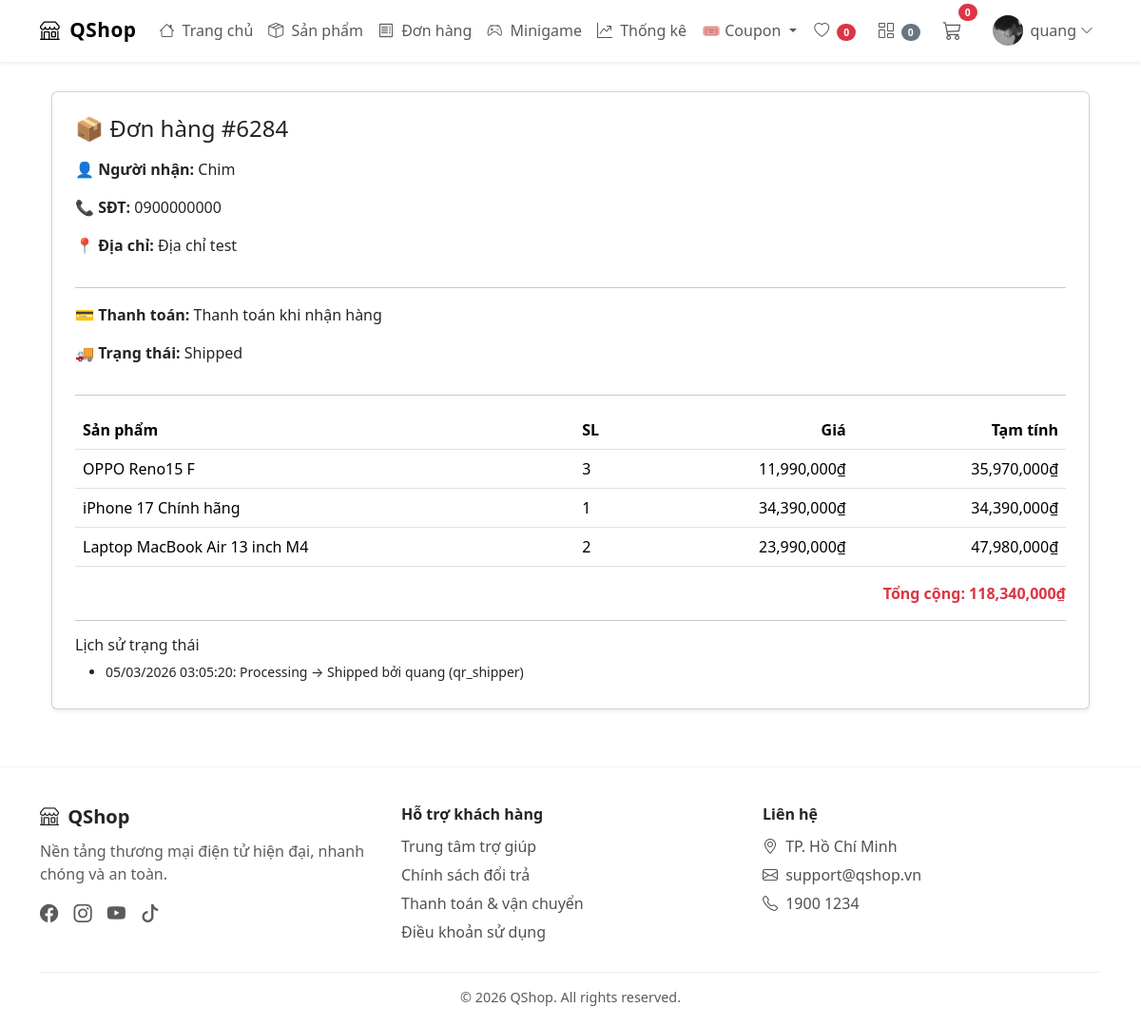
The app's page /shops/orders/6284/qr/ (signed in) with its own data.
### users/models.py (models this page shows, shortened)
class Profile(models.Model):
    user = models.OneToOneField(settings.AUTH_USER_MODEL , on_delete=models.CASCADE)
    photo = models.ImageField(upload_to='users/%Y/%m/%d/', blank=True)
    phone = models.CharField(max_length=20, blank=True)
    address = models.TextField(blank=True)
    latitude = models.FloatField(null=True, blank=True)
    longitude = models.FloatField(null=True, blank=True)
    points = models.IntegerField(default=0)
    lifetime_points = models.IntegerField(default=0)
    minigame_plays = models.IntegerField(default=0)
    RANK_NEWBIE = "Newbie"
    RANK_EXPLORER = "Explorer"
    RANK_SHOPPER = "Shopper"
    RANK_REGULAR = "Regular"
    RANK_PREMIUM = "Premium"
    RANK_GOLD = "Gold Buyer"
    RANK_PLATINUM = "Platinum Buyer"
    RANK_DIAMOND = "Diamond Buyer"
    RANK_ELITE = "Elite Buyer"
    RANK_LEGEND = "Legend Buyer"
    RANK_CHOICES = (
        (RANK_NEWBIE, "Newbie"),
        (RANK_EXPLORER, "Explorer"),
        (RANK_SHOPPER, "Shopper"),
        (RANK_REGULAR, "Regular"),
        (RANK_PREMIUM, "Premium"),
        (RANK_GOLD, "Gold Buyer"),
        (RANK_PLATINUM, "Platinum Buyer"),
        (RANK_DIAMOND, "Diamond Buyer"),
        (RANK_ELITE, "Elite Buyer"),
        (RANK_LEGEND, "Legend Buyer"),
    )
    rank = models.CharField(
        max_length=30,
        choices=RANK_CHOICES,
        default=RANK_NEWBIE
    )

### shops/models.py (models this page shows, shortened)
class Order(models.Model):
    STATUS_CHOICES = (
        ('Pending', 'Pending'),
        ('Processing', 'Processing'),
        ('Shipped', 'Shipped'),
        ('Delivered', 'Delivered'),
        ('Cancelled', 'Cancelled'),
    )
    user = models.ForeignKey(settings.AUTH_USER_MODEL, on_delete=models.CASCADE, related_name='orders')
    address = models.CharField(max_length=255)
    phone = models.CharField(max_length=20)
    total_price = models.IntegerField()
    created_at = models.DateTimeField(default=timezone.now)
    updated_at = models.DateTimeField(auto_now=True)
    paid = models.BooleanField(default=False)
    status = models.CharField(max_length=20, choices=STATUS_CHOICES, default='Pending')
    shipping_method = models.CharField(max_length=50, default='Standard')
    shipping_cost = models.IntegerField(default=0)
    coupon = models.ForeignKey('Coupon', on_delete=models.SET_NULL, null=True, blank=True)
    discount = models.IntegerField(default=0)
    qr_token = models.UUIDField(
        default=uuid.uuid4,
        unique=True,
        editable=False
    )
    tracking_code = models.CharField(
        max_length=20,
        default='',
        blank=True
    )
    PAYMENT_CHOICES = (
        ('COD', 'Thanh toán khi nhận hàng'),
        ('BANK', 'Chuyển khoản ngân hàng'),
        ('MOMO', 'Chuyển khoản ví điện tử MoMo'),
        ('VNPAY', 'Chuyển khoản ví điện tử VNPAY'),
    )
    payment_method = models.CharField(
        max_length=10,
        choices=PAYMENT_CHOICES,
        default='COD'
    )
    rank_discount = models.IntegerField(default=0)
    class Meta:
        ordering = ('-created_at',)
        indexes = [
            models.Index(fields=["status", "-created_at"]),
            models.Index(fields=["user", "-created_at"]),
            models.Index(fields=["paid", "status"]),
        ]

class OrderItem(models.Model):
    order = models.ForeignKey(Order, on_delete=models.CASCADE, related_name='items')
    product = models.ForeignKey(Product, on_delete=models.CASCADE, related_name='order_items')
    price = models.IntegerField()
    quantity = models.PositiveIntegerField(default=1)
    @property
    def total_cost(self):
        return self.price * self.quantity

class Product(models.Model):
    name = models.CharField(max_length=200)
    slug = models.SlugField(unique=True)
    price = models.IntegerField()
    old_price = models.IntegerField(null=True, blank=True)
    image = models.URLField(max_length=500)
    sold = models.IntegerField(default=0)
    description = models.TextField(null=True, blank=True)
    stock = models.IntegerField(default=0)
    reserved_stock = models.IntegerField(default=0)
    available = models.BooleanField(default=True)
    category = models.ForeignKey(Category, on_delete=models.SET_NULL, null=True, blank=True)
    class Meta:
        indexes = [
            models.Index(fields=["available"]),
            models.Index(fields=["available", "reserved_stock"]),
        ]

class OrderStatusLog(models.Model):
    order = models.ForeignKey(
        Order,
        on_delete=models.CASCADE,
        related_name="status_logs",
    )
    changed_by = models.ForeignKey(
        settings.AUTH_USER_MODEL,
        on_delete=models.SET_NULL,
        null=True,
        blank=True,
        related_name="order_status_logs",
    )
    from_status = models.CharField(max_length=20)
    to_status = models.CharField(max_length=20)
    source = models.CharField(max_length=50, default="system")
    changed_at = models.DateTimeField(auto_now_add=True)
    class Meta:
        ordering = ("-changed_at",)
        indexes = [
            models.Index(fields=["order", "-changed_at"]),
            models.Index(fields=["source", "-changed_at"]),
        ]

### shops/views.py (the view)
# urls.py: path('orders/<int:order_id>/qr/', views.order_qr_detail, name='order_qr_detail'),
@login_required
def order_qr_detail(request, order_id):
    order = get_object_or_404(
        Order,
        id=order_id
    )
    if not _can_view_order(request, order):
        return HttpResponseForbidden("Bạn không có quyền xem đơn hàng này.")
    status_logs = order.status_logs.select_related("changed_by").all()
    return render(request, 'shops/order_qr_detail.html', {
        'order': order,
        'status_logs': status_logs,
    })

### shops/context_processors.py (called while the page is built)
def cart_context(request):
    cart = request.session.get('cart', {})
    cart_items_count = len(cart)
    compare_items_count = len(request.session.get("compare_products", []))
    wishlist_items_count = 0
    if request.user.is_authenticated:
        cache_key = f"wishlist_items_count:{request.user.id}"
        cached_count = cache.get(cache_key)
        if cached_count is None:
            cached_count = WishlistItem.objects.filter(user=request.user).count()
            cache.set(cache_key, cached_count, 60)
        wishlist_items_count = cached_count
    return {
        'cart_items_count': cart_items_count,
        'compare_items_count': compare_items_count,
        'wishlist_items_count': wishlist_items_count,
        'cart': cart
    }

### shops/views.py (called while the page is built)
def _can_view_order(request, order):
    return (
        request.user.is_authenticated and
        (request.user.is_staff or request.user.is_superuser or order.user_id == request.user.id)
    )

### shops/templates/shops/order_qr_detail.html (shortened to what this page needs)
{% extends "shops/base.html" %}
{% load humanize %}
{% block content %}
<div class="container my-4">
  <div class="card p-4 shadow-sm">
    <h4 class="mb-3">📦 Đơn hàng #{{ order.id }}</h4>
    <p><strong>👤 Người nhận:</strong>
      {{ order.user.get_full_name|default:order.user.username }}</p>
    <p><strong>📞 SĐT:</strong> {{ order.phone }}</p>
    <p><strong>📍 Địa chỉ:</strong> {{ order.address }}</p>
    <hr>
    <p><strong>💳 Thanh toán:</strong>
      {{ order.get_payment_method_display }}</p>
    <p><strong>🚚 Trạng thái:</strong>
      {{ order.get_status_display|default:order.status }}</p>
    <hr>
    <table class="table">
      <thead>
        <tr>
          <th>Sản phẩm</th>
          <th>SL</th>
          <th class="text-end">Giá</th>
          <th class="text-end">Tạm tính</th>
        </tr>
      </thead>
      <tbody>
        {% for item in order.items.all %}
        <tr>
          <td>{{ item.product.name }}</td>
          <td>{{ item.quantity }}</td>
          <td class="text-end">{{ item.price|intcomma }}₫</td>
          <td class="text-end">{{ item.total_cost|intcomma }}₫</td>
        </tr>
        {% endfor %}
      </tbody>
    </table>
    <div class="text-end fw-bold text-danger">
      Tổng cộng: {{ order.total_price|intcomma }}₫
    </div>
    <hr>
    <h6>Lịch sử trạng thái</h6>
    {% if status_logs %}
    <ul class="mb-0">
      {% for log in status_logs %}
      <li class="small mb-1">
        {{ log.changed_at|date:"d/m/Y H:i:s" }}:
        {{ log.from_status }} → {{ log.to_status }}
        {% if log.changed_by %}
        bởi {{ log.changed_by.username }}
        {% else %}
        bởi hệ thống
        {% endif %}
        ({{ log.source }})
      </li>
      {% endfor %}
    </ul>
    {% else %}
    <p class="text-muted small mb-0">Chưa có lịch sử trạng thái.</p>
    {% endif %}
  </div>
</div>
{% endblock %}

### shops/templates/shops/base.html (shortened to what this page needs)
<!doctype html>
{% load static %}
<html lang="vi">
  <head>
    <link
      href="https://cdn.jsdelivr.net/npm/bootstrap@5.3.8/dist/css/bootstrap.min.css"
      rel="stylesheet"
    />
    <link
      rel="stylesheet"
      href="https://cdn.jsdelivr.net/npm/bootstrap-icons@1.11.1/font/bootstrap-icons.css"
    />
  </head>
  <body>
    <nav class="navbar navbar-expand-lg fixed-top glass-nav shadow-sm">
      <div class="container">
        <a class="navbar-brand brand-logo" href="{% url 'shops:index' %}">
          <i class="bi bi-shop me-1"></i> QShop
        </a>
        <div class="collapse navbar-collapse" id="navbar">
          <ul class="navbar-nav me-auto">
            <li class="nav-item">
              <a class="nav-link" href="{% url 'shops:index' %}">
                <i class="bi bi-house me-1"></i> Trang chủ
              </a>
            </li>
            <li class="nav-item">
              <a class="nav-link" href="{% url 'shops:product' %}">
                <i class="bi bi-box-seam me-1"></i> Sản phẩm
              </a>
            </li>
            <li class="nav-item">
              <a class="nav-link" href="{% url 'shops:order_history' %}">
                <i class="bi bi-receipt me-1"></i> Đơn hàng
              </a>
            </li>
            <li class="nav-item">
              <a class="nav-link" href="{% url 'users:minigame' %}">
                <i class="bi bi-controller me-1"></i> Minigame
              </a>
            </li>
            {% if request.user.is_authenticated and request.user.is_staff or request.user.is_superuser %}
            <li class="nav-item">
              <a class="nav-link" href="{% url 'shops:shop_stats' %}">
                <i class="bi bi-graph-up-arrow me-1"></i> Thống kê
              </a>
            </li>
            {% endif %}
            {% if user.is_authenticated and perms.shops.view_coupon %}
            <li class="nav-item dropdown">
              <a
                class="nav-link dropdown-toggle"
                href="#"
                role="button"
                data-bs-toggle="dropdown"
              >
                🎟️ Coupon
              </a>
            </li>
            {% endif %}
          </ul>
          <ul class="navbar-nav ms-auto align-items-center">
            <li class="nav-item me-2">
              <a class="nav-link" href="{% url 'shops:wishlist' %}">
                <i class="bi bi-heart"></i>
                <span class="badge bg-danger rounded-pill mini-badge">{{ wishlist_items_count }}</span>
              </a>
            </li>
            <li class="nav-item me-2">
              <a class="nav-link" href="{% url 'shops:compare' %}">
                <i class="bi bi-columns-gap"></i>
                <span class="badge bg-secondary rounded-pill mini-badge">{{ compare_items_count }}</span>
              </a>
            </li>
            <li class="nav-item me-3 position-relative">
              <a class="nav-link" href="{% url 'shops:cart_detail' %}">
                <i class="bi bi-cart3 fs-5"></i>
                <span
                  id="cart-count"
                  class="badge bg-danger rounded-pill cart-badge"
                  >{{ cart_items_count }}</span
                >
              </a>
            </li>
            {% if request.user.is_authenticated %}
            <li class="nav-item dropdown">
              <a
                class="nav-link d-flex align-items-center"
                data-bs-toggle="dropdown"
                href="#"
              >
                <img
                  src="{% if request.user.profile.photo %}{{ request.user.profile.photo.url }}{% else %}https://i.pravatar.cc/150?u={{ request.user.id }}{% endif %}"
                  class="rounded-circle me-2"
                  width="32"
                  height="32"
                  style="object-fit: cover"
                />
                {{ request.user.username }}
                <i class="bi bi-chevron-down ms-1 small"></i>
              </a>
            </li>
            {% endif %}
          </ul>
        </div>
      </div>
    </nav>
    <main class="container pt-5 mt-4">
       {% block content %}{% endblock %}
    </main>
    <footer class="site-footer">
      <div class="container">
        <div class="row g-4">
          <div class="col-md-4">
            <h5 class="footer-title"><i class="bi bi-shop me-1"></i> QShop</h5>
            <p class="text-muted">
              Nền tảng thương mại điện tử hiện đại, nhanh chóng và an toàn.
            </p>
            <div class="social-icons mt-2">
              <a href="#"><i class="bi bi-facebook"></i></a>
              <a href="#"><i class="bi bi-instagram"></i></a>
              <a href="#"><i class="bi bi-youtube"></i></a>
              <a href="#"><i class="bi bi-tiktok"></i></a>
            </div>
          </div>
          <div class="col-md-4">
            <h6 class="footer-title">Hỗ trợ khách hàng</h6>
            <a href="#" class="footer-link">Trung tâm trợ giúp</a>
            <a href="#" class="footer-link">Chính sách đổi trả</a>
            <a href="#" class="footer-link">Thanh toán & vận chuyển</a>
            <a href="#" class="footer-link">Điều khoản sử dụng</a>
          </div>
          <div class="col-md-4">
            <h6 class="footer-title">Liên hệ</h6>
            <div class="footer-link">
              <i class="bi bi-geo-alt me-1"></i> TP. Hồ Chí Minh
            </div>
            <div class="footer-link">
              <i class="bi bi-envelope me-1"></i> support@qshop.vn
            </div>
            <div class="footer-link">
              <i class="bi bi-telephone me-1"></i> 1900 1234
            </div>
          </div>
        </div>
        <div class="footer-bottom text-center mt-4">
          © {{ now|default:"2026" }} QShop. All rights reserved.
        </div>
      </div>
    </footer>
  </body>
</html>

### shops/templates/shops/base.html (style rules this page uses)
.glass-nav { background: rgba(255, 255, 255, 0.7) !important; backdrop-filter: blur(12px); border-bottom: 1px solid rgba(255, 255, 255, 0.3); }
.brand-logo { font-weight: bold; font-size: 1.3rem; letter-spacing: 0.5px; }
.cart-badge { position: absolute; top: -5px; right: -8px; font-size: 0.65rem; }
.mini-badge { margin-left: 4px; font-size: 0.65rem; }
.site-footer { background: rgba(255, 255, 255, 0.85); backdrop-filter: blur(10px); border-top: 1px solid rgba(0, 0, 0, 0.05); margin-top: 60px; padding: 40px 0 20px; }
.footer-title { font-weight: 600; margin-bottom: 12px; }
.footer-link { display: block; color: inherit; text-decoration: none; margin-bottom: 6px; opacity: 0.8; }
.footer-bottom { border-top: 1px solid rgba(0, 0, 0, 0.08); margin-top: 20px; padding-top: 15px; font-size: 0.9rem; opacity: 0.75; }
.social-icons a { color: inherit; font-size: 1.2rem; margin-right: 12px; opacity: 0.75; }

### records on screen
Order: id "6284", user.get_full_name "Chim", phone "0900000000", address "Địa chỉ test", payment_method "Thanh toán khi nhận hàng", status "Shipped", total_price "118,340,000"
OrderItem: product.name "OPPO Reno15 F", quantity "3", price "11,990,000", total_cost "35,970,000"
OrderItem: product.name "iPhone 17 Chính hãng", quantity "1", price "34,390,000", total_cost "34,390,000"
OrderItem: product.name "Laptop MacBook Air 13 inch M4", quantity "2", price "23,990,000", total_cost "47,980,000"
OrderStatusLog: changed_at "05/03/2026 03:05:20", from_status "Processing", to_status "Shipped", changed_by.username "quang", source "qr_shipper"

### other values on screen
{{ wishlist_items_count }} "0"
{{ compare_items_count }} "0"
{{ cart_items_count }} "0"
{{ request.user.username }} "quang"
{{ now|default:"2026" }} "2026"
